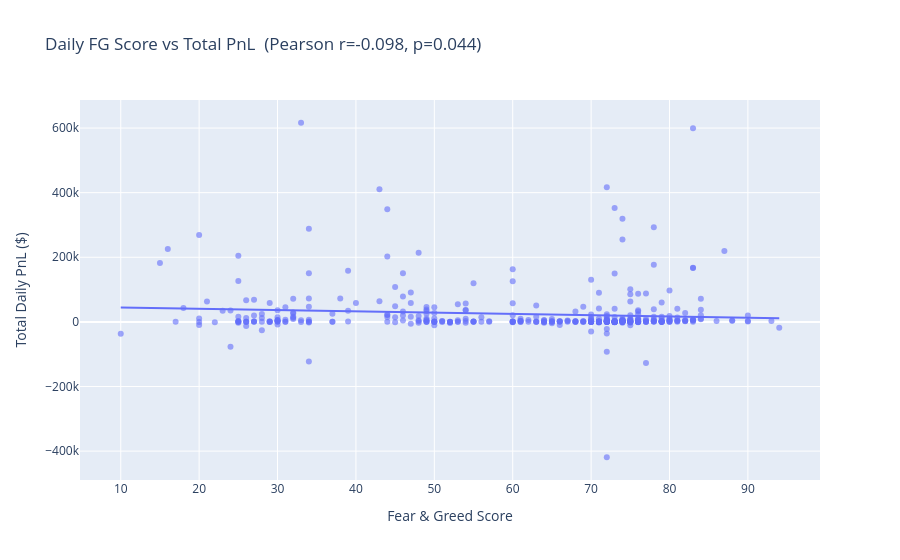

Source (notebook cell):
### Code cell
fig = px.scatter(daily, x='fg_value', y='total_pnl',
                 trendline='ols',
                 title=f'Daily FG Score vs Total PnL  (Pearson r={pearson_r:.3f}, p={pearson_p:.3f})',
                 labels={'fg_value':'Fear & Greed Score','total_pnl':'Total Daily PnL ($)'},
                 opacity=0.6,
                 hover_data=['date','trade_count','win_rate'])
fig.show()

### Figure 1 — Plotly figure (JSON) as saved in the notebook; plotly's stock layout.template omitted (floating-point values rounded to 4 significant figures; data arrays with more than 128 entries replaced by an {"elided": "..."} marker saying what was removed)
{"data": [{"customdata": {"elided": "419x3 mixed values"}, "hovertemplate": "Fear & Greed Score=%{x}<br>Total Daily PnL ($)=%{y}<br>date=%{customdata[0]}<br>trade_count=%{customdata[1]}<br>win_rate=%{customdata[2]}<extra></extra>", "legendgroup": "", "marker": {"color": "#636efa", "opacity": 0.6, "symbol": "circle"}, "mode": "markers", "name": "", "orientation": "v", "showlegend": false, "type": "scatter", "x": {"elided": "419 float values"}, "xaxis": "x", "y": {"elided": "419 float values"}, "yaxis": "y"}, {"hovertemplate": "<b>OLS trendline</b><br>total_pnl = -396.301 * fg_value + 48525.1<br>R<sup>2</sup>=0.009676<br><br>Fear & Greed Score=%{x}<br>Total Daily PnL ($)=%{y} <b>(trend)</b><extra></extra>", "legendgroup": "", "marker": {"color": "#636efa", "symbol": "circle"}, "mode": "lines", "name": "", "showlegend": false, "type": "scatter", "x": {"elided": "419 float values"}, "xaxis": "x", "y": {"elided": "419 float values"}, "yaxis": "y"}], "layout": {"legend": {"tracegroupgap": 0}, "title": {"text": "Daily FG Score vs Total PnL  (Pearson r=-0.098, p=0.044)"}, "xaxis": {"anchor": "y", "domain": [0.0, 1.0], "title": {"text": "Fear & Greed Score"}}, "yaxis": {"anchor": "x", "domain": [0.0, 1.0], "title": {"text": "Total Daily PnL ($)"}}}}
